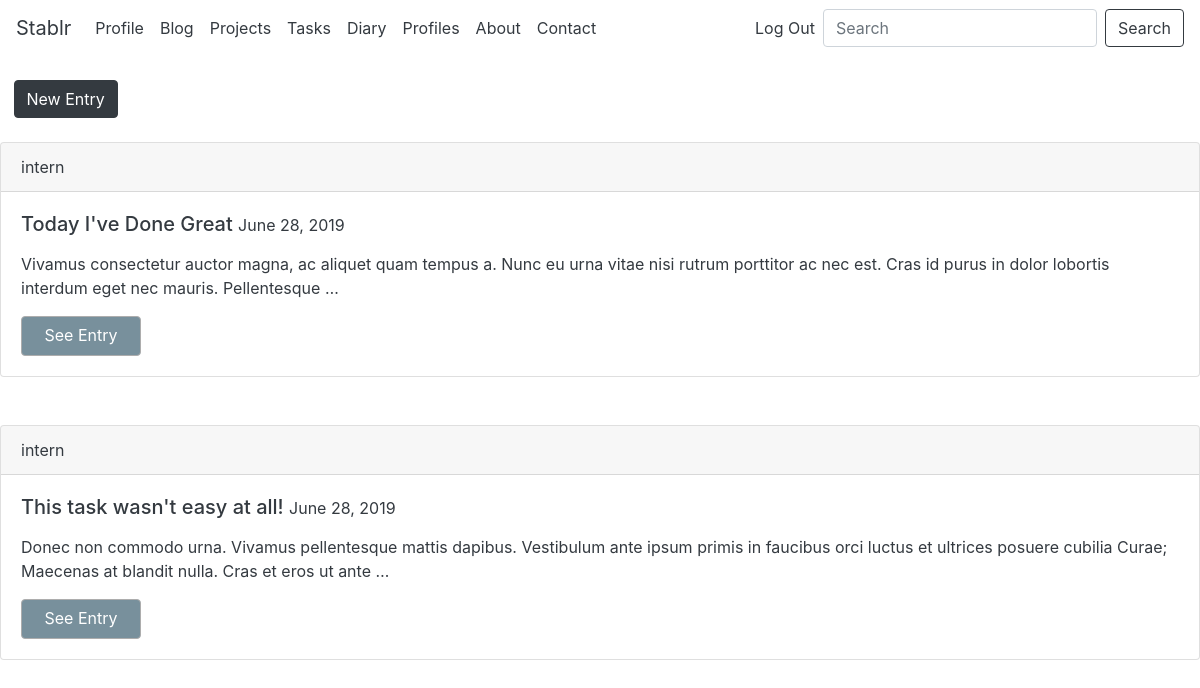
The app's page /diaries/ (signed in) with its own data.
### blog/models.py (models this page shows, shortened)
class Diary(models.Model):
	associated_task = models.ForeignKey(Tasks,null=True,on_delete=models.SET_NULL,blank=False)
	user = models.ForeignKey(User,default=1,null=True,on_delete=models.SET_NULL)
	title = models.CharField(max_length=30,null=True,blank=False)
	content = models.TextField(null=True,blank=False)
	file = models.FileField(upload_to='files/',blank=True,null=True)
	date = models.DateField(auto_now=False,auto_now_add=True)
	class Meta:
		ordering=['-date']
	def get_absolute_url(self):
		slugged_title = slugify(self.title)
		return f"{slugged_title}/{self.id}"

### blog/views.py (the view)
# urls.py: path('diaries/',diary_view),
def diary_view(request):
	if request.user.is_superuser:
		diaries = Diary.objects.all()
		return render(request,'diary_list.html',{'diaries': diaries})
	elif request.user.is_authenticated:
		diaries = Diary.objects.filter(user=request.user)
		return render(request,'diary_list.html',{'diaries':diaries})

### blog/templates/diary_list.html (shortened to what this page needs)
{% extends "base.html" %}
{% block content %}
    <br>
     &nbsp;&nbsp;   <a href="/diaries/create" class="btn btn-dark">New Entry</a>
    <br>
    <br>
	{% for diary in diaries %}
		{% include 'diary_inline.html' with diary=diary %}
	{% endfor %}
{% endblock %}

### blog/templates/diary_inline.html (shortened to what this page needs)
{% load static %}
<link href="{% static 'colors.css' %}" rel='stylesheet' type='text/css'>
<div class="card mb-5 text-dark bg_color transparent">
  <div class="card-header font-weight-heavy">
    {{diary.user.username}}
  </div>
  <div class="card-body" style=>
    <h5 class="card-title">{{diary.title}} <small class='text-dark'>{{diary.date}}</small> </h5>
    <p class="card-text">{{ diary.content|linebreaks|truncatewords:30 }}</p>
    <a href="/diaries/{{ diary.get_absolute_url }}" class="btn btn-style" style="width:120px;height:40px;">See Entry</a>
  </div>
</div>

### staticfiles/img.css (style rules this page uses)
body, html { height: 100%; }
.bg { background-image: url("https://mdbootstrap.com/img/Photos/Horizontal/Nature/full%20page/img(11).jpg"); height: 50%; background-position: center; background-repeat: no-repeat; background-size: cover; background-attachment: fixed; }

### staticfiles/colors.css (style rules this page uses)
.bg_color { background-size: cover; color: #fff; background-color: #607d8b; }
.transparent { background:rgba(255,255,255,0.5); }
.btn-style { color: #fff; background-color: #78909c; border-color: #adadad; width: 33.3%; }

### records on screen
Diary: user.username "intern", title "Today I've Done Great", date "June 28, 2019", content "Vivamus consectetur auctor magna, ac aliquet quam tempus a. Nunc eu urna vitae nisi rutrum porttitor ac nec est. Cras id purus in dolor lobortis interdum eget nec mauris. Pellentesque …"
Diary: user.username "intern", title "This task wasn't easy at all!", date "June 28, 2019", content "Donec non commodo urna. Vivamus pellentesque mattis dapibus. Vestibulum ante ipsum primis in faucibus orci luctus et ultrices posuere cubilia Curae; Maecenas at blandit nulla. Cras et eros ut ante …"
